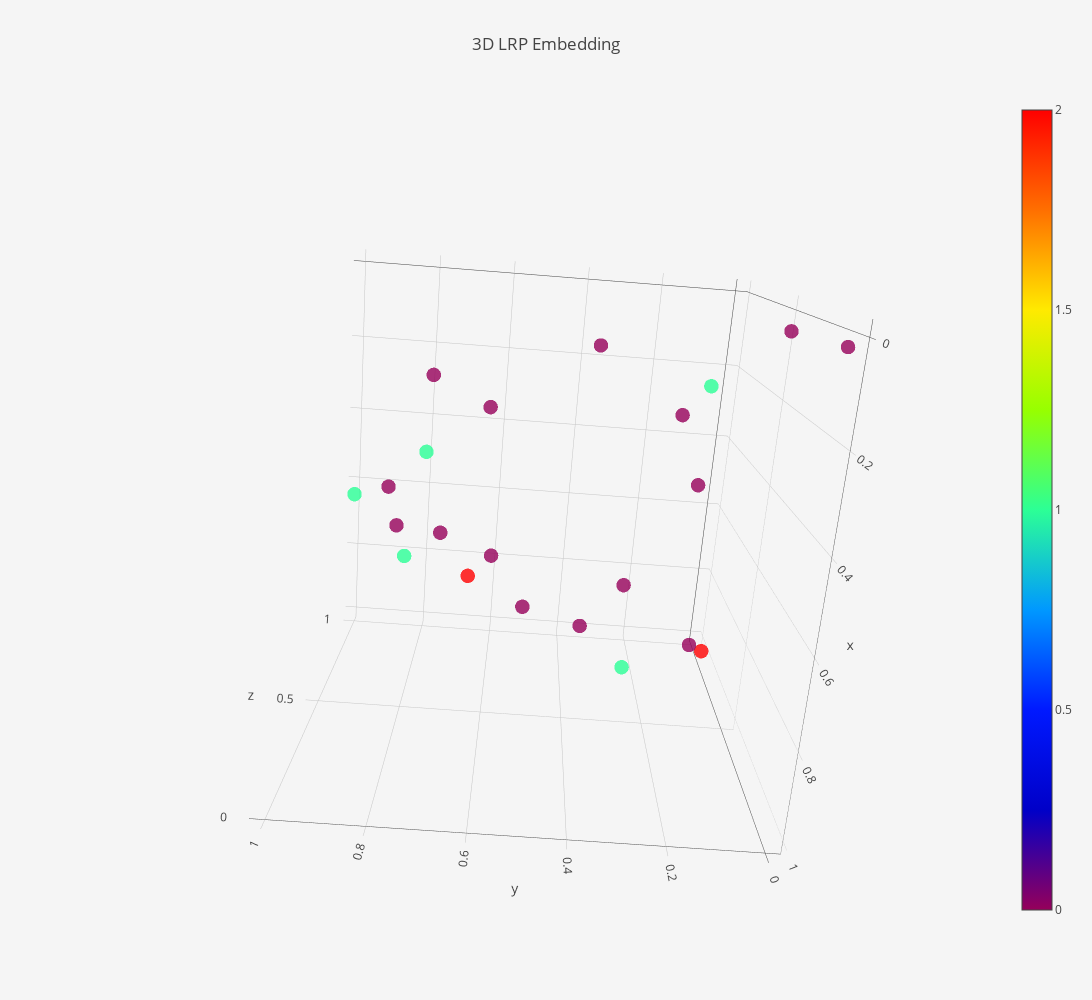

The notebook cell this image was saved under:
### Code cell
plot_3d_lrp(pipeline.training_lrp, colors=enc.transform(correct_HR)[:,0], labels=correct_HR["ASD_DX_group"])

### Figure 1 — Plotly figure (JSON) as saved in the notebook; plotly's stock layout.template omitted (floating-point values rounded to 4 significant figures)
{"data": [{"marker": {"color": [1, 1, 0, 0, 2, 0, 0, 0, 0, 1, 2, 0, 0, 0, 0, 0, 1, 0, 0, 0, 1, 0], "colorscale": "Rainbow", "opacity": 0.8, "showscale": true, "size": 5}, "mode": "markers", "name": "Training", "text": ["ATYPICAL_ADOS", "ATYPICAL_ADOS", "ASD", "ASD", "ATYPICAL_MULLEN", "ASD", "ASD", "ASD", "ASD", "ATYPICAL_ADOS", "ATYPICAL_MULLEN", "ASD", "ASD", "ASD", "ASD", "ASD", "ATYPICAL_ADOS", "ASD", "ASD", "ASD", "ATYPICAL_ADOS", "ASD"], "type": "scatter3d", "uid": "e36e50b4-7faa-4607-aee0-264fd7ad31cf", "x": [1, 0.6265, 0.7383, 0.0201, 0.7613, 0.2044, 0, 0.3612, 0.4468, 0.5881, 0.8758, 0.7259, 0.7724, 0.7112, 0.6583, 0.8867, 0.1051, 0.1853, 0.4889, 0.5211, 0.4942, 0.07566], "y": [0.2316, 1, 0.7609, 0, 0.6623, 0.7553, 0.1042, 0.6396, 0.1089, 0.7886, 0.0513, 0.3863, 0.1251, 0.2673, 0.8613, 0.5116, 0.227, 0.2482, 0.8555, 0.5936, 0.8076, 0.4094], "z": [0.7479, 0.947, 1, 0.01092, 0.7288, 0.5054, 0, 0.9918, 0.6362, 0.3656, 0.6125, 0.3679, 0.4109, 0.6101, 0.7934, 0.85, 0.006652, 0.1447, 0.5662, 0.2198, 0.9632, 0.2211]}], "layout": {"autosize": false, "height": 1000, "paper_bgcolor": "#F5F5F5", "scene": {"aspectmode": "auto", "aspectratio": {"x": 1, "y": 1, "z": 1}, "camera": {"center": {"x": 0, "y": 0, "z": 0}, "eye": {"x": -0.6193, "y": 0.04802, "z": -2.074}, "projection": {"type": "perspective"}, "up": {"x": 0, "y": 0, "z": 1}}}, "title": {"text": "3D LRP Embedding"}, "width": 1200}}
